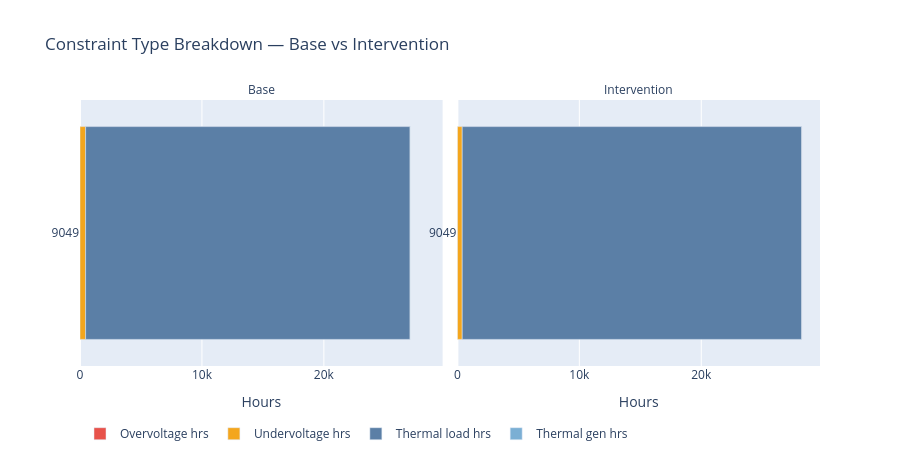

Notebook cell for this chart:
### Markdown cell above
## 6. What type of constraint?

Breaking down by constraint type tells you whether a feeder needs a voltage intervention or a thermal one, or both.

### Code cell
label_map = {v: k for k, v in constraint_cols.items()}

stacked = feeder_agg[feeder_agg["feeder"].isin(top_feeder_names)].melt(
    id_vars=["feeder", "source"],
    value_vars=list(constraint_cols.values()),
    var_name="constraint_type",
    value_name="hours",
)
stacked["constraint_type"] = stacked["constraint_type"].map(label_map)
stacked["feeder"] = pd.Categorical(stacked["feeder"], categories=top_feeders["feeder"].tolist(), ordered=True)
stacked = stacked.sort_values("feeder")

fig = px.bar(
    stacked,
    x="hours",
    y="feeder",
    color="constraint_type",
    facet_col="source",
    orientation="h",
    title="Constraint Type Breakdown — Base vs Intervention",
    color_discrete_map={
        "Overvoltage hrs":  C["red"],
        "Undervoltage hrs": C["amber"],
        "Thermal load hrs": C["mid"],
        "Thermal gen hrs":  C["light"],
    },
    category_orders={"source": SOURCE_ORDER},
    labels={"hours": "Hours", "feeder": "", "constraint_type": ""},
)
fig.for_each_annotation(lambda a: a.update(text=a.text.split("=")[-1]))
fig.update_yaxes(showticklabels=True)
fig.update_xaxes(matches="x")
fig.update_layout(legend={"orientation": "h", "y": -0.2}, height=460)
fig.show()

### Figure 1 — Plotly figure (JSON) as saved in the notebook; plotly's stock layout.template omitted (floating-point values rounded to 4 significant figures)
{"data": [{"hovertemplate": "=%{y}<br>source=Base<br>Hours=%{x}<extra></extra>", "legendgroup": "Overvoltage hrs", "marker": {"color": "#E8524A", "pattern": {"shape": ""}}, "name": "Overvoltage hrs", "orientation": "h", "showlegend": true, "textposition": "auto", "type": "bar", "x": [0.0], "xaxis": "x", "y": ["9049"], "yaxis": "y"}, {"hovertemplate": "=%{y}<br>source=Base<br>Hours=%{x}<extra></extra>", "legendgroup": "Undervoltage hrs", "marker": {"color": "#F4A61D", "pattern": {"shape": ""}}, "name": "Undervoltage hrs", "orientation": "h", "showlegend": true, "textposition": "auto", "type": "bar", "x": [461.0], "xaxis": "x", "y": ["9049"], "yaxis": "y"}, {"hovertemplate": "=%{y}<br>source=Base<br>Hours=%{x}<extra></extra>", "legendgroup": "Thermal load hrs", "marker": {"color": "#5B7FA6", "pattern": {"shape": ""}}, "name": "Thermal load hrs", "orientation": "h", "showlegend": true, "textposition": "auto", "type": "bar", "x": [26620.0], "xaxis": "x", "y": ["9049"], "yaxis": "y"}, {"hovertemplate": "=%{y}<br>source=Base<br>Hours=%{x}<extra></extra>", "legendgroup": "Thermal gen hrs", "marker": {"color": "#7BAFD4", "pattern": {"shape": ""}}, "name": "Thermal gen hrs", "orientation": "h", "showlegend": true, "textposition": "auto", "type": "bar", "x": [0.0], "xaxis": "x", "y": ["9049"], "yaxis": "y"}, {"hovertemplate": "=%{y}<br>source=Intervention<br>Hours=%{x}<extra></extra>", "legendgroup": "Overvoltage hrs", "marker": {"color": "#E8524A", "pattern": {"shape": ""}}, "name": "Overvoltage hrs", "orientation": "h", "showlegend": false, "textposition": "auto", "type": "bar", "x": [0.0], "xaxis": "x2", "y": ["9049"], "yaxis": "y2"}, {"hovertemplate": "=%{y}<br>source=Intervention<br>Hours=%{x}<extra></extra>", "legendgroup": "Undervoltage hrs", "marker": {"color": "#F4A61D", "pattern": {"shape": ""}}, "name": "Undervoltage hrs", "orientation": "h", "showlegend": false, "textposition": "auto", "type": "bar", "x": [395.0], "xaxis": "x2", "y": ["9049"], "yaxis": "y2"}, {"hovertemplate": "=%{y}<br>source=Intervention<br>Hours=%{x}<extra></extra>", "legendgroup": "Thermal load hrs", "marker": {"color": "#5B7FA6", "pattern": {"shape": ""}}, "name": "Thermal load hrs", "orientation": "h", "showlegend": false, "textposition": "auto", "type": "bar", "x": [27860.0], "xaxis": "x2", "y": ["9049"], "yaxis": "y2"}, {"hovertemplate": "=%{y}<br>source=Intervention<br>Hours=%{x}<extra></extra>", "legendgroup": "Thermal gen hrs", "marker": {"color": "#7BAFD4", "pattern": {"shape": ""}}, "name": "Thermal gen hrs", "orientation": "h", "showlegend": false, "textposition": "auto", "type": "bar", "x": [0.0], "xaxis": "x2", "y": ["9049"], "yaxis": "y2"}], "layout": {"annotations": [{"font": {}, "showarrow": false, "text": "Base", "x": 0.245, "xanchor": "center", "xref": "paper", "y": 1, "yanchor": "bottom", "yref": "paper"}, {"font": {}, "showarrow": false, "text": "Intervention", "x": 0.755, "xanchor": "center", "xref": "paper", "y": 1, "yanchor": "bottom", "yref": "paper"}], "barmode": "relative", "height": 460, "legend": {"orientation": "h", "title": {"text": ""}, "tracegroupgap": 0, "y": -0.2}, "title": {"text": "Constraint Type Breakdown — Base vs Intervention"}, "xaxis": {"anchor": "y", "domain": [0, 0.49], "matches": "x", "title": {"text": "Hours"}}, "xaxis2": {"anchor": "y2", "domain": [0.51, 1], "matches": "x", "title": {"text": "Hours"}}, "yaxis": {"anchor": "x", "domain": [0, 1], "showticklabels": true, "title": {"text": ""}}, "yaxis2": {"anchor": "x2", "domain": [0, 1], "matches": "y", "showticklabels": true}}}
